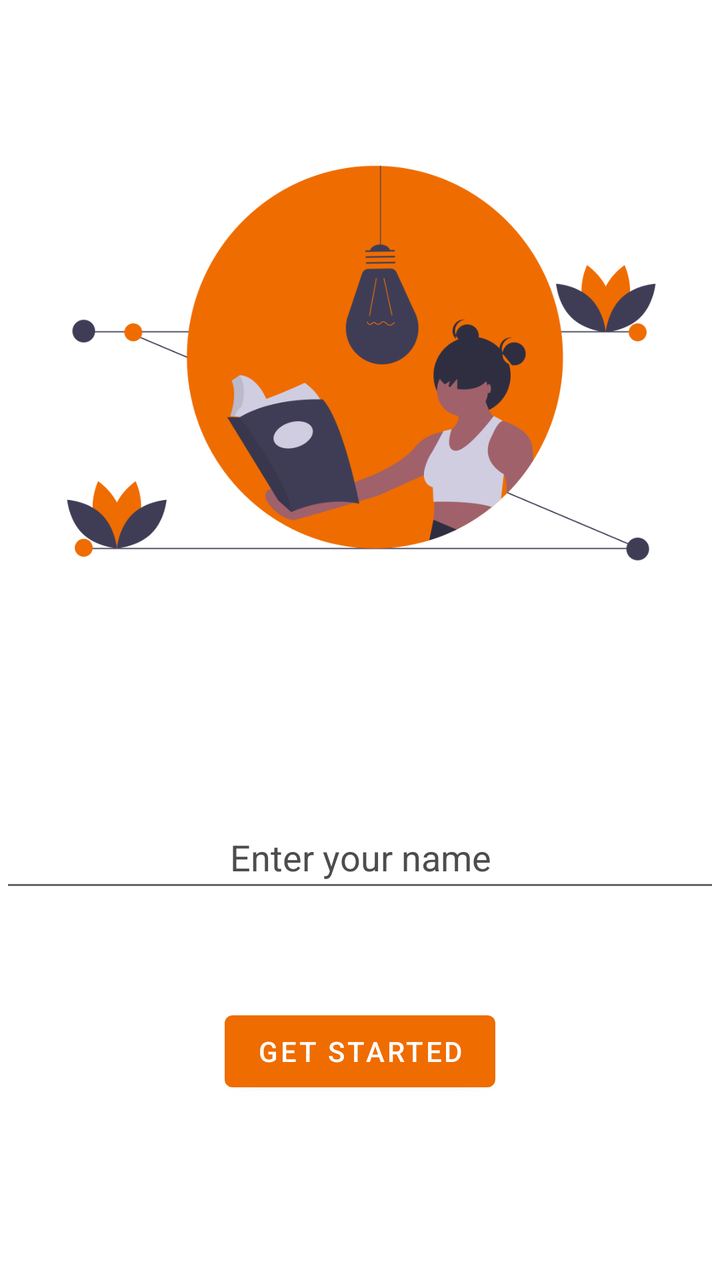
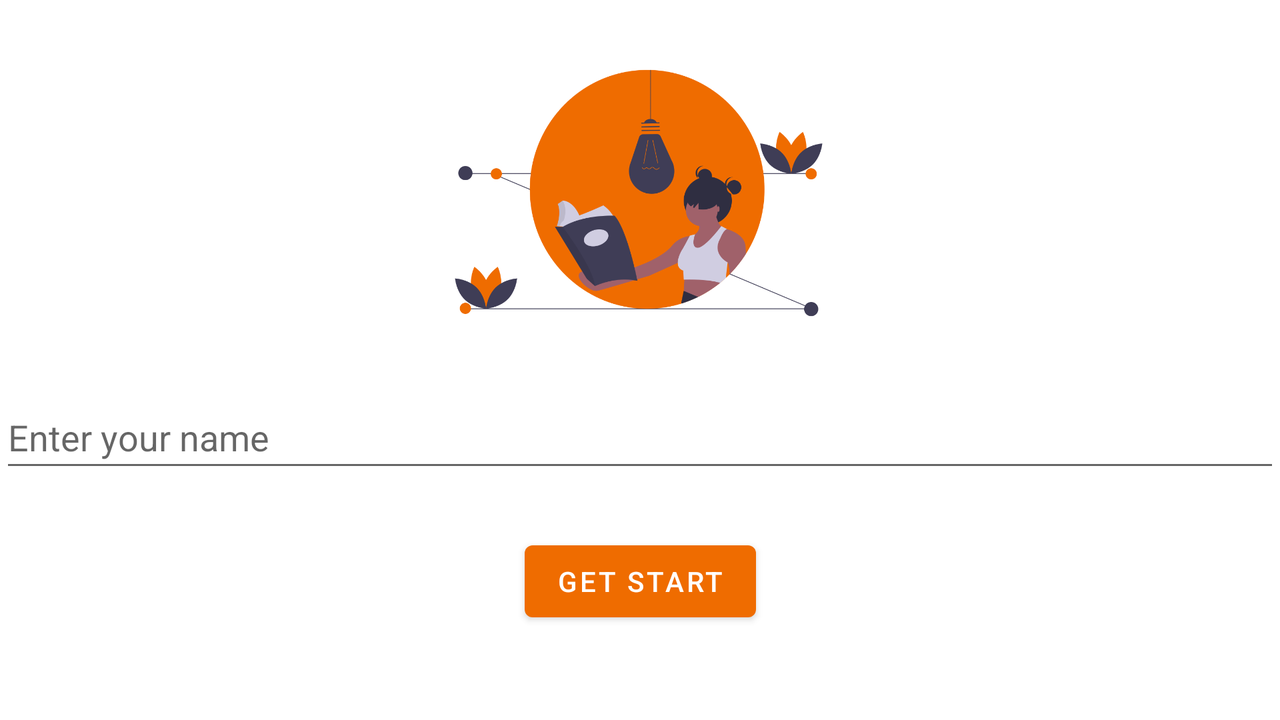

One screen, two layout resources from the same app: the default and the repository's alternative for another configuration. Each is rendered where Android would select it; the XML of both is given below.
<!-- AndroidManifest.xml: application theme Theme.Bibliofy -->
<!-- res/layout/activity_intro2.xml -->
<?xml version="1.0" encoding="utf-8"?>
<androidx.constraintlayout.widget.ConstraintLayout xmlns:android="http://schemas.android.com/apk/res/android"
    xmlns:app="http://schemas.android.com/apk/res-auto"
    xmlns:tools="http://schemas.android.com/tools"
    android:id="@+id/enterYourNameLand"
    android:layout_width="match_parent"
    android:layout_height="match_parent"
    tools:context=".view.activitys.IntroActivity2">

    <Button
        android:id="@+id/btnGoToHomePage"
        android:layout_width="wrap_content"
        android:layout_height="wrap_content"
        android:layout_marginBottom="40dp"
        android:text="@string/get_start"
        app:layout_constraintBottom_toBottomOf="parent"
        app:layout_constraintEnd_toEndOf="parent"
        app:layout_constraintStart_toStartOf="parent"
        app:layout_constraintTop_toBottomOf="@+id/textInputEditText"
        tools:ignore="NotSibling,TextContrastCheck" />

    <ImageView
        android:id="@+id/imageViewBookReading"
        android:layout_width="366dp"
        android:layout_height="323dp"
        android:layout_marginTop="20dp"
        app:layout_constraintEnd_toEndOf="parent"
        app:layout_constraintHorizontal_bias="0.491"
        app:layout_constraintStart_toStartOf="parent"
        app:layout_constraintTop_toTopOf="parent"
        app:srcCompat="@drawable/bookreading"
        android:contentDescription="@string/imageBookReadingDescription" />

    <com.google.android.material.textfield.TextInputEditText
        android:id="@+id/textInputEditText"
        android:layout_width="match_parent"
        android:layout_height="wrap_content"
        android:layout_marginTop="60dp"
        android:hint="@string/enter_your_name"
        android:foregroundGravity="center"
        android:gravity="center"
        android:textColorHint="@color/dark_gray"
        android:minHeight="48dp"
        app:layout_constraintTop_toBottomOf="@+id/imageViewBookReading"
        tools:ignore="MissingConstraints"
        tools:layout_editor_absoluteX="0dp" />

</androidx.constraintlayout.widget.ConstraintLayout>
<!-- resources referenced by this layout -->
<resources>
  <color name="dark_gray">#4D4D4D</color>
  <!-- drawable bookreading: png bitmap (drawable, 57594 bytes) -->
  <string name="enter_your_name">Enter your name</string>
  <string name="get_start">Get Started</string>
  <string name="imageBookReadingDescription">Book Reading</string>
  <style name="Theme.Bibliofy" parent="Theme.MaterialComponents.DayNight.DarkActionBar">
          
          <item name="colorPrimary">@color/orange</item>
          <item name="colorPrimaryVariant">@color/orange</item>
          <item name="colorOnPrimary">@color/white</item>
          
          <item name="colorSecondary">@color/orange</item>
          <item name="colorSecondaryVariant">@color/orange</item>
          <item name="colorOnSecondary">@color/dark_gray</item>
          
          <item name="android:statusBarColor" tools:targetApi="l">?attr/colorPrimaryVariant</item>
          
  
      </style>
  <color name="orange">#EF6C00</color>
  <color name="white">#FFFFFFFF</color>
</resources>
<!-- res/layout-land/activity_intro2.xml (the repository's variant of the layout above) -->
<!-- drawn on the phone turned sideways -->
<?xml version="1.0" encoding="utf-8"?>
<androidx.constraintlayout.widget.ConstraintLayout xmlns:android="http://schemas.android.com/apk/res/android"
    xmlns:app="http://schemas.android.com/apk/res-auto"
    xmlns:tools="http://schemas.android.com/tools"
    android:id="@+id/enterYourNameLand"
    android:layout_width="match_parent"
    android:layout_height="match_parent"
    tools:context=".view.activitys.IntroActivity2">

    <com.google.android.material.textfield.TextInputEditText
        android:id="@+id/textInputEditText"
        android:layout_width="match_parent"
        android:layout_height="wrap_content"
        android:layout_marginTop="20dp"
        android:hint="Enter your name"
        android:minHeight="48dp"
        app:layout_constraintTop_toBottomOf="@+id/imageViewBookReading"
        tools:ignore="MissingConstraints"
        tools:layout_editor_absoluteX="0dp" />

    <Button
        android:id="@+id/btnGoToHomePage"
        android:layout_width="wrap_content"
        android:layout_height="wrap_content"
        android:layout_marginBottom="20dp"
        android:text="Get Start"
        app:layout_constraintBottom_toBottomOf="parent"
        app:layout_constraintEnd_toEndOf="parent"
        app:layout_constraintStart_toStartOf="parent"
        app:layout_constraintTop_toBottomOf="@+id/textInputEditText" />

    <ImageView
        android:id="@+id/imageViewBookReading"
        android:layout_width="376dp"
        android:layout_height="153dp"
        android:layout_marginTop="20dp"
        app:layout_constraintEnd_toEndOf="parent"
        app:layout_constraintHorizontal_bias="0.498"
        app:layout_constraintStart_toStartOf="parent"
        app:layout_constraintTop_toTopOf="parent"
        app:srcCompat="@drawable/bookreading" />


</androidx.constraintlayout.widget.ConstraintLayout>
<!-- resources referenced by the variant -->
<!-- as the phone turned sideways resolves them -->
<resources>
  <!-- drawable bookreading: png bitmap (drawable, 57594 bytes) -->
  <style name="Theme.Bibliofy" parent="Theme.MaterialComponents.DayNight.DarkActionBar">
          
          <item name="colorPrimary">@color/orange</item>
          <item name="colorPrimaryVariant">@color/orange</item>
          <item name="colorOnPrimary">@color/white</item>
          
          <item name="colorSecondary">@color/orange</item>
          <item name="colorSecondaryVariant">@color/orange</item>
          <item name="colorOnSecondary">@color/dark_gray</item>
          
          <item name="android:statusBarColor" tools:targetApi="l">?attr/colorPrimaryVariant</item>
          
  
      </style>
  <color name="orange">#EF6C00</color>
  <color name="white">#FFFFFFFF</color>
  <color name="dark_gray">#4D4D4D</color>
</resources>
